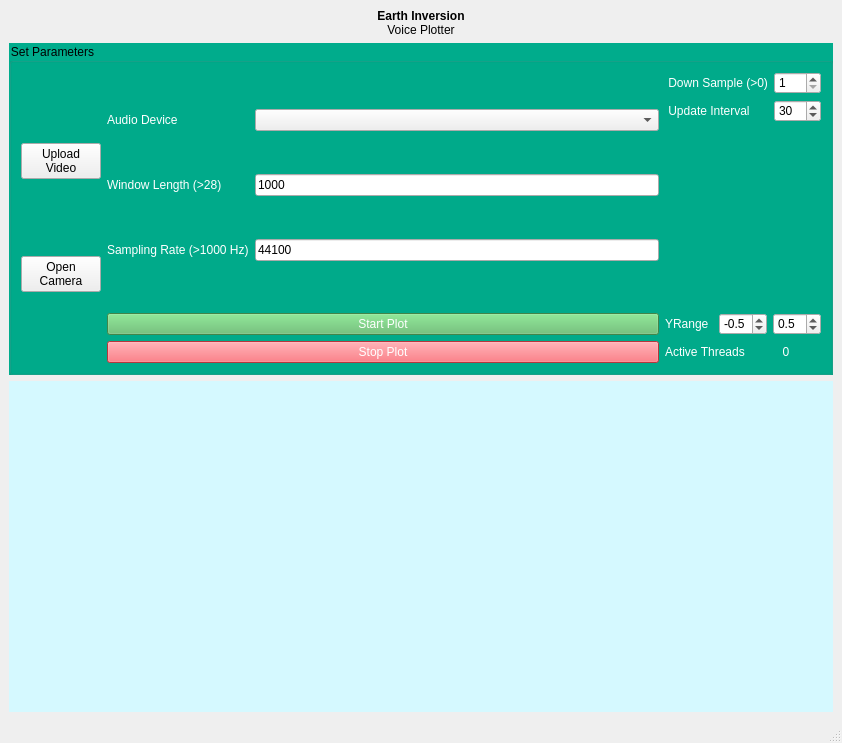
<?xml version="1.0" encoding="UTF-8"?>
<ui version="4.0">
 <class>MainWindow</class>
 <widget class="QMainWindow" name="MainWindow">
  <property name="geometry">
   <rect>
    <x>0</x>
    <y>0</y>
    <width>842</width>
    <height>743</height>
   </rect>
  </property>
  <property name="windowTitle">
   <string>VoicePlotter</string>
  </property>
  <property name="styleSheet">
   <string notr="true"/>
  </property>
  <widget class="QWidget" name="centralwidget">
   <layout class="QGridLayout" name="gridLayout_5">
    <item row="0" column="0">
     <layout class="QGridLayout" name="gridLayout_4">
      <item row="0" column="1">
       <widget class="QLabel" name="label">
        <property name="text">
         <string>&lt;strong&gt;Earth Inversion&lt;/strong&gt;&lt;br&gt; Voice Plotter</string>
        </property>
        <property name="alignment">
         <set>Qt::AlignCenter</set>
        </property>
       </widget>
      </item>
      <item row="3" column="1">
       <spacer name="horizontalSpacer">
        <property name="orientation">
         <enum>Qt::Horizontal</enum>
        </property>
        <property name="sizeHint" stdset="0">
         <size>
          <width>778</width>
          <height>0</height>
         </size>
        </property>
       </spacer>
      </item>
      <item row="2" column="1">
       <widget class="QWidget" name="widget" native="true">
        <property name="styleSheet">
         <string notr="true">background-color: rgb(213, 249, 255);</string>
        </property>
       </widget>
      </item>
      <item row="2" column="0">
       <spacer name="verticalSpacer">
        <property name="orientation">
         <enum>Qt::Vertical</enum>
        </property>
        <property name="sizeHint" stdset="0">
         <size>
          <width>0</width>
          <height>40</height>
         </size>
        </property>
       </spacer>
      </item>
      <item row="1" column="1">
       <widget class="QGroupBox" name="groupBox">
        <property name="styleSheet">
         <string notr="true">QGroupBox {
	background-color: rgb(0, 172, 140);
}

QLabel {
	color: white;
}</string>
        </property>
        <property name="title">
         <string>Set Parameters</string>
        </property>
        <layout class="QGridLayout" name="gridLayout_3">
         <item row="0" column="2">
          <layout class="QGridLayout" name="gridLayout_2">
           <item row="1" column="0">
            <widget class="QLabel" name="label_3">
             <property name="text">
              <string>Window Length (&gt;28)</string>
             </property>
            </widget>
           </item>
           <item row="2" column="1">
            <widget class="QLineEdit" name="lineEdit_2">
             <property name="text">
              <string>44100</string>
             </property>
            </widget>
           </item>
           <item row="0" column="1">
            <widget class="QComboBox" name="comboBox"/>
           </item>
           <item row="0" column="0">
            <widget class="QLabel" name="label_2">
             <property name="text">
              <string>Audio Device</string>
             </property>
            </widget>
           </item>
           <item row="1" column="1">
            <widget class="QLineEdit" name="lineEdit">
             <property name="text">
              <string>1000</string>
             </property>
            </widget>
           </item>
           <item row="2" column="0">
            <widget class="QLabel" name="label_4">
             <property name="text">
              <string>Sampling Rate (&gt;1000 Hz)</string>
             </property>
            </widget>
           </item>
          </layout>
         </item>
         <item row="0" column="3">
          <layout class="QVBoxLayout" name="verticalLayout">
           <item>
            <layout class="QGridLayout" name="gridLayout">
             <item row="0" column="0">
              <widget class="QLabel" name="label_5">
               <property name="text">
                <string> Down Sample (&gt;0)</string>
               </property>
              </widget>
             </item>
             <item row="0" column="1">
              <widget class="QSpinBox" name="spinBox_downsample">
               <property name="minimum">
                <number>1</number>
               </property>
               <property name="value">
                <number>1</number>
               </property>
              </widget>
             </item>
             <item row="2" column="0">
              <spacer name="verticalSpacer_2">
               <property name="orientation">
                <enum>Qt::Vertical</enum>
               </property>
               <property name="sizeHint" stdset="0">
                <size>
                 <width>20</width>
                 <height>40</height>
                </size>
               </property>
              </spacer>
             </item>
             <item row="1" column="1">
              <widget class="QSpinBox" name="spinBox_updateInterval">
               <property name="minimum">
                <number>1</number>
               </property>
               <property name="maximum">
                <number>100</number>
               </property>
               <property name="value">
                <number>30</number>
               </property>
              </widget>
             </item>
             <item row="1" column="0">
              <widget class="QLabel" name="label_6">
               <property name="text">
                <string> Update Interval</string>
               </property>
              </widget>
             </item>
            </layout>
           </item>
          </layout>
         </item>
         <item row="2" column="2">
          <widget class="QPushButton" name="pushButton">
           <property name="styleSheet">
            <string notr="true">#pushButton {
	background-color: rgb(92, 186, 102);
	color: white;
}</string>
           </property>
           <property name="text">
            <string>Start Plot</string>
           </property>
          </widget>
         </item>
         <item row="3" column="2">
          <widget class="QPushButton" name="pushButton_2">
           <property name="styleSheet">
            <string notr="true">#pushButton_2 {
	background-color: rgb(255, 75, 85);
	color: white;
}</string>
           </property>
           <property name="text">
            <string>Stop Plot</string>
           </property>
          </widget>
         </item>
         <item row="3" column="3">
          <layout class="QVBoxLayout" name="verticalLayout_2">
           <item>
            <layout class="QGridLayout" name="gridLayout_13">
             <item row="0" column="1">
              <widget class="QLabel" name="label_18">
               <property name="text">
                <string>0</string>
               </property>
               <property name="alignment">
                <set>Qt::AlignCenter</set>
               </property>
              </widget>
             </item>
             <item row="0" column="0">
              <widget class="QLabel" name="label_17">
               <property name="text">
                <string>Active Threads</string>
               </property>
              </widget>
             </item>
            </layout>
           </item>
          </layout>
         </item>
         <item row="2" column="3">
          <layout class="QGridLayout" name="gridLayout_10">
           <item row="0" column="0">
            <widget class="QLabel" name="label_12">
             <property name="text">
              <string>YRange</string>
             </property>
            </widget>
           </item>
           <item row="0" column="2">
            <widget class="QDoubleSpinBox" name="doubleSpinBox_yrangemax">
             <property name="decimals">
              <number>1</number>
             </property>
             <property name="maximum">
              <double>1.000000000000000</double>
             </property>
             <property name="singleStep">
              <double>0.100000000000000</double>
             </property>
             <property name="value">
              <double>0.500000000000000</double>
             </property>
            </widget>
           </item>
           <item row="0" column="1">
            <widget class="QDoubleSpinBox" name="doubleSpinBox_yrangemin">
             <property name="decimals">
              <number>1</number>
             </property>
             <property name="minimum">
              <double>-1.000000000000000</double>
             </property>
             <property name="maximum">
              <double>0.000000000000000</double>
             </property>
             <property name="singleStep">
              <double>0.100000000000000</double>
             </property>
             <property name="value">
              <double>-0.500000000000000</double>
             </property>
            </widget>
           </item>
          </layout>
         </item>
         <item row="0" column="0" rowspan="4">
          <layout class="QVBoxLayout" name="verticalLayout_4">
           <item>
            <widget class="QPushButton" name="pushButton_3">
             <property name="text">
              <string>Upload
Video</string>
             </property>
            </widget>
           </item>
           <item>
            <widget class="QPushButton" name="pushButton_4">
             <property name="text">
              <string>Open
Camera</string>
             </property>
            </widget>
           </item>
          </layout>
         </item>
        </layout>
       </widget>
      </item>
     </layout>
    </item>
   </layout>
  </widget>
  <widget class="QStatusBar" name="statusbar"/>
 </widget>
 <resources/>
 <connections/>
</ui>
